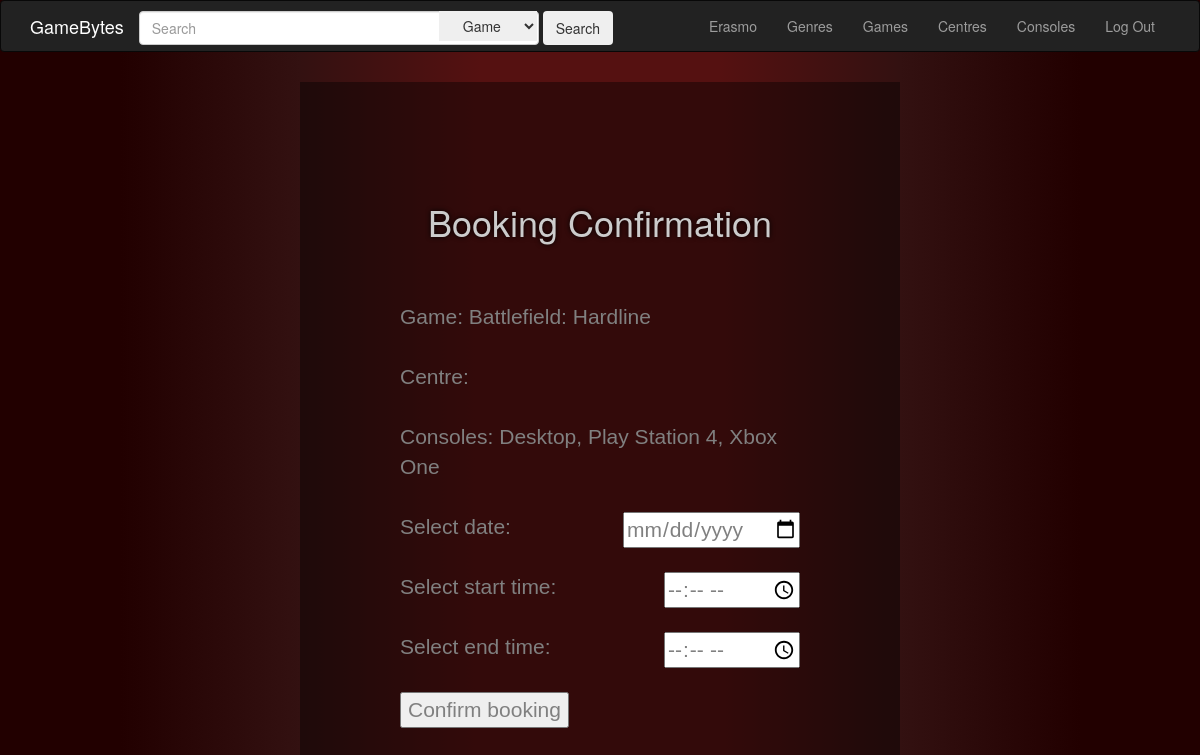
The app's page /pages/book.php?g_id=BFH (signed in) with its own data.
### tables this page shows
CREATE TABLE `game` (
  `g_id` varchar(8) NOT NULL,
  `g_name` varchar(30) DEFAULT NULL,
  `g_publisher` varchar(20) DEFAULT NULL,
  `g_price` decimal(4,0) DEFAULT NULL,
  `g_href` varchar(30) DEFAULT NULL,
  `g_release` decimal(4,0) DEFAULT NULL,
  `r_id` varchar(8) DEFAULT NULL
);

CREATE TABLE `game_console` (
  `g_id` varchar(8) NOT NULL,
  `c_id` varchar(8) NOT NULL
);

CREATE TABLE `console` (
  `c_id` varchar(8) NOT NULL,
  `c_name` varchar(20) DEFAULT NULL,
  `c_release` decimal(4,0) DEFAULT NULL,
  `c_href` varchar(30) DEFAULT NULL
);

### pages/book.php (the view, shortened to what this page needs)
<!DOCTYPE html>
<html>
<head>
	<link rel="stylesheet" type="text/css" href="../assets/css/bootstrap-3.3.7/css/bootstrap.min.css">
	<link rel="stylesheet" type="text/css" href="../assets/css/home.css">
	<link rel="stylesheet" type="text/css" href="../assets/css/results.css">
	<link rel="stylesheet" type="text/css" href="../assets/css/book.css">
</head>
<body>
<nav id="nav" class="navbar navbar-inverse">
	<div class="container">
		<div class="navbar-header">
			<a href="#" class="navbar-brand">GameBytes</a>
		</div>
		<div class="collapse navbar-collapse" id="menu">
			<form class="form-inline" method="get" action="results.php">
		  		<input class="form-control" type="search" name="search" placeholder="Search" aria-label="Search">
		  		<select name="by">
		  			<option>Game</option>
		  		</select>
		    	<button class="btn btn-outline-success my-2 my-sm-0" type="submit">Search</button>
		    </form>
			<ul class="nav navbar-nav navbar-right">
				<li><a href="home.php"><?php echo ucwords($_SESSION["m_fname"]);?></a></li>
				<li><a href="genres.php">Genres</a></li>
				<li><a href="games.php">Games</a></li>
				<li><a href="centres.php">Centres</a></li>
				<li><a href="consoles.php">Consoles</a></li>
				<li><a href="logout.php">Log Out</a></li>
			</ul>
		</div>
	</div>
</nav>
<div class="container" id="details">
<h1>Booking Confirmation</h1>
<?php
		$db='gamebytes';
		$conn=mysqli_connect('localhost','abhishek','abhishek98');
		mysqli_select_db($conn,$db);
		$query="select * from game where g_id='".$_GET["g_id"]."';";
		$result=mysqli_query($conn,$query);
		$row=mysqli_fetch_assoc($result);
		echo "<p>Game: ".$row["g_name"]."</p>";
		$query="select * from location where l_id='".$_GET["l_id"]."';";
		$result=mysqli_query($conn,$query);
		$row=mysqli_fetch_assoc($result);
		echo "<p>Centre: ".$row["l_name"]."</p>";
		$query="select * from game_console natural join console where g_id='".$_GET["g_id"]."';";
		$result=mysqli_query($conn,$query);
		echo "<p>Consoles: ";
		for($j=0;$j<$result->num_rows;$j++){
			$row=mysqli_fetch_assoc($result);
			echo $row["c_name"];
			if($j<$result->num_rows-1)echo ", ";
		}
		echo "</p>";
?>
<form action="booked.php" method="POST">
	<p>Select date: <input type="date" name="date" required></p>
	<p>Select start time: <input type="time" name="st_time" required></p>
	<p>Select end time: <input type="time" name="end_time" required></p>
	<p><button>Confirm booking</button></p>
</form>
</body>
</html>

### assets/css/home.css (style rules this page uses)
body { background: linear-gradient(90deg,#200 10%,#311 25%,#511 40%,#511 60%,#311 75%,#200 90%); }
#nav { position: sticky; z-index: 50; top:0; }
#nav .navbar-brand { color: white; }
#nav form { display: inline; line-height: 50px; position: relative; }
#nav form input { width: 400px; box-sizing: border-box; padding-right: 100px; }
#nav form select { position: absolute; top:50%; left:300px; padding-left: 20px; transform: translateY(-50%); border: none; line-height: 50px; height: 30px; width:98px; outline: none; }
form { display: inline; }

### assets/css/results.css (style rules this page uses)
.container h1 { text-shadow: 0 0 2px white; color: black; }

### assets/css/book.css (style rules this page uses)
.container p { font-size: 1.5em; font-family: Helvetica; padding: 10px 0; color: gray; }
.container h1 { color: #ccc; text-align: center; text-shadow: black 0px 0px 5px; margin-bottom: 50px; }
p input { float: right; }
#details { margin-top: 30px; width: 50%; background: rgba(0,0,0,0.4); padding: 100px; }

### records on screen
game: g_name "Battlefield: Hardline"
game_console: c.c_name "Desktop"
game_console: c.c_name "Play Station 4"
game_console: c.c_name "Xbox One"

### other values on screen
$_SESSION["m_fname"] "Erasmo"
